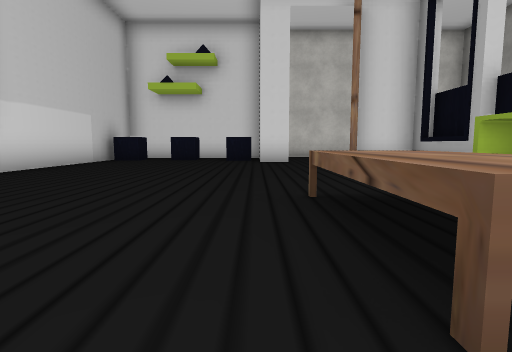
[1] (above)

16 first-person views from a walk through a scene from a Unity 3-D project. The camera is 0.26 m above the floor, tilts 6° down and sees 80° across. The floor is counted in squares, 0.5 m on a side. Each view is taken from the middle of a square. On the plan, view 1 faces up. The plan holds only what a view shows up to about 9 squares ahead; the rest is blank. The player character is not drawn. Some surface patterns are stand-ins.

[2]
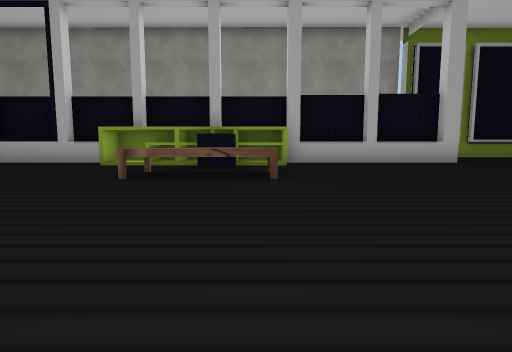

[3]
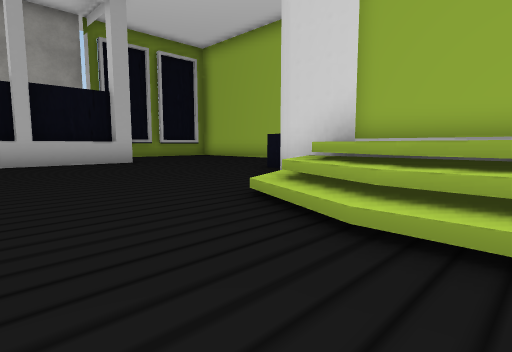

[4]
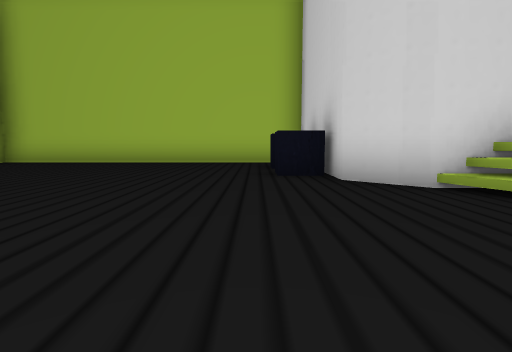

[5]
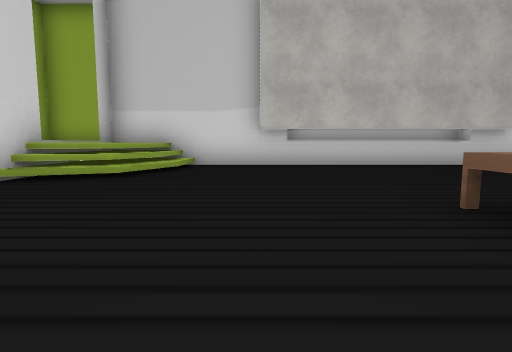

[6]
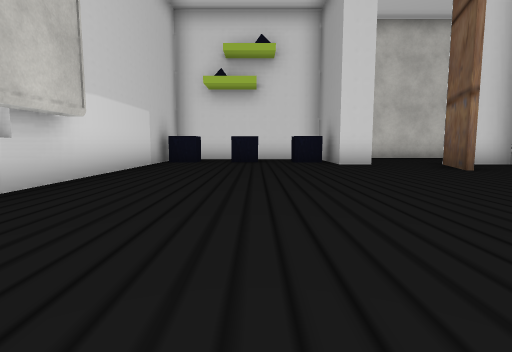

[7]
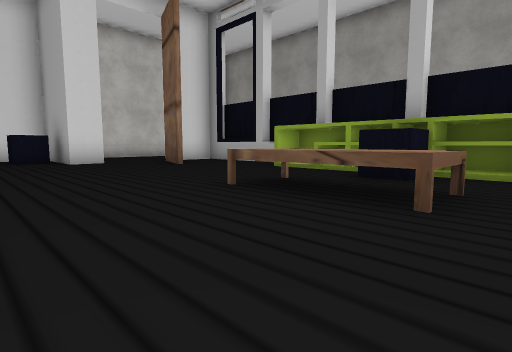

[8]
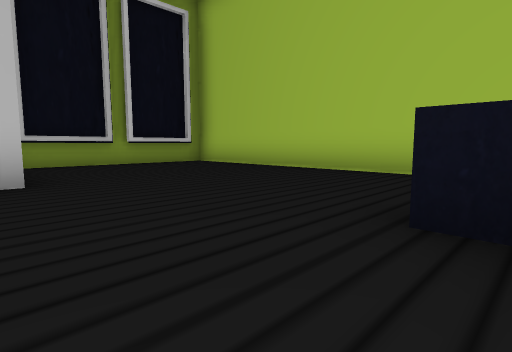

[9]
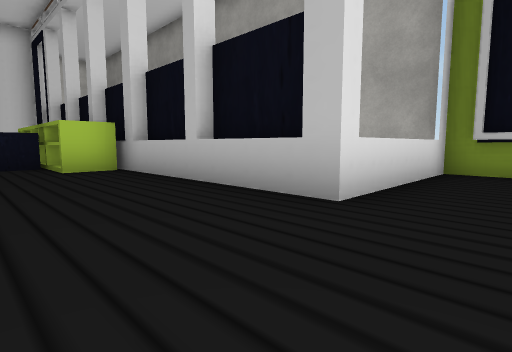

[10]
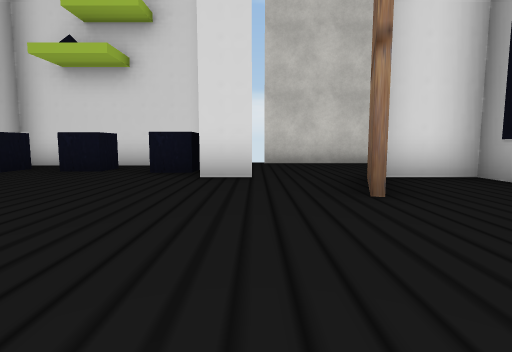

[11]
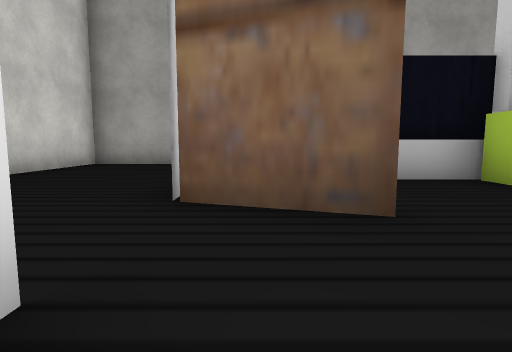

[12]
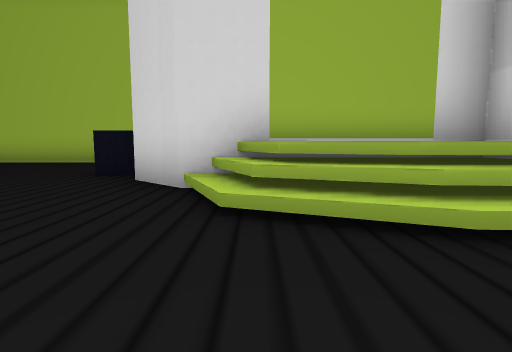

[13]
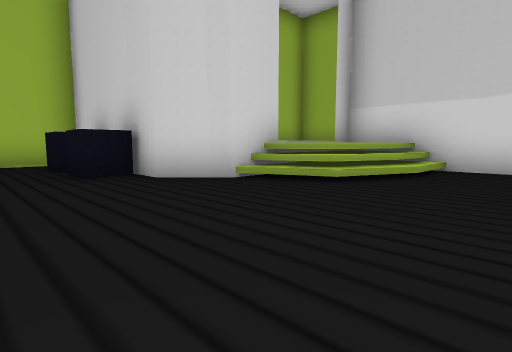

[14]
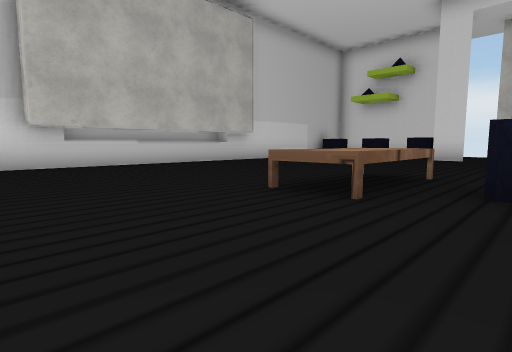

[15]
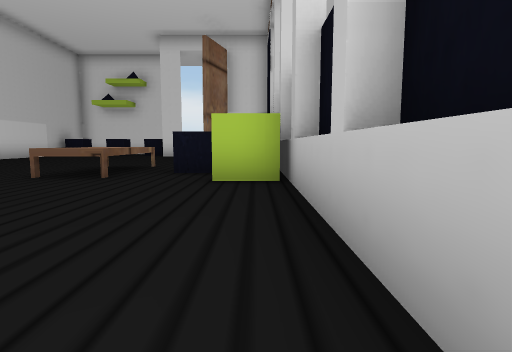

[16]
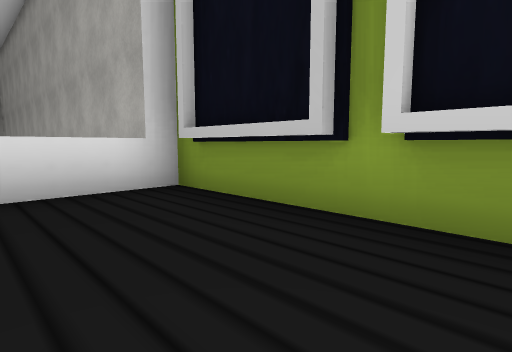

### Floor plan
Key: @ floor where view 1 was taken; # wall or solid block; x gap in a wall; . floor; = window, fence, low wall or low ledge; ^ raised ledge.
Columns run from 6 left of view 1 to 8 right of it. Each row starts with its distance up from view 1.
 12        ########
 11  ##  ##.......#
 10  ######.......#
  9  #....#x ###
  8  #......##.#
  7  #......#..#
  6  #.........#
  5  #........##
  4  #........##
  3  #.....^#.#
  2  #.....^####
  1  #.....^#.#^
  0  #....@...##  #
 -1  #.........#  #
 -2  #.........#  #
 -3  #^^=......#  #
 -4  #^^==.....#  #
 -5  ^^^^#.....####
 -6       #.......#
 -7       #.......#
 -8 ^^^^^^#.......#
 -9       #.......#
-10       #########

Where each view was taken, in squares from view 1:
view 1: 0 up, 0 right, facing up
view 2: 1 up, 4 left, facing right
view 3: 1 down, 4 left, facing down-right
view 4: 1 down, 1 right, facing down
view 5: 1 down, 3 right, facing left
view 6: 1 up, 2 left, facing up
view 7: 0 up, 2 left, facing up-right
view 8: 4 down, 0 right, facing down-right
view 9: 6 down, 2 right, facing up-right
view 10: 4 up, 1 right, facing up
view 11: 8 up, 0 right, facing right
view 12: 1 down, 2 left, facing down
view 13: 1 down, 2 right, facing down-left
view 14: 2 down, 3 right, facing up-left
view 15: 4 down, 4 right, facing up
view 16: 8 down, 6 right, facing up-right
